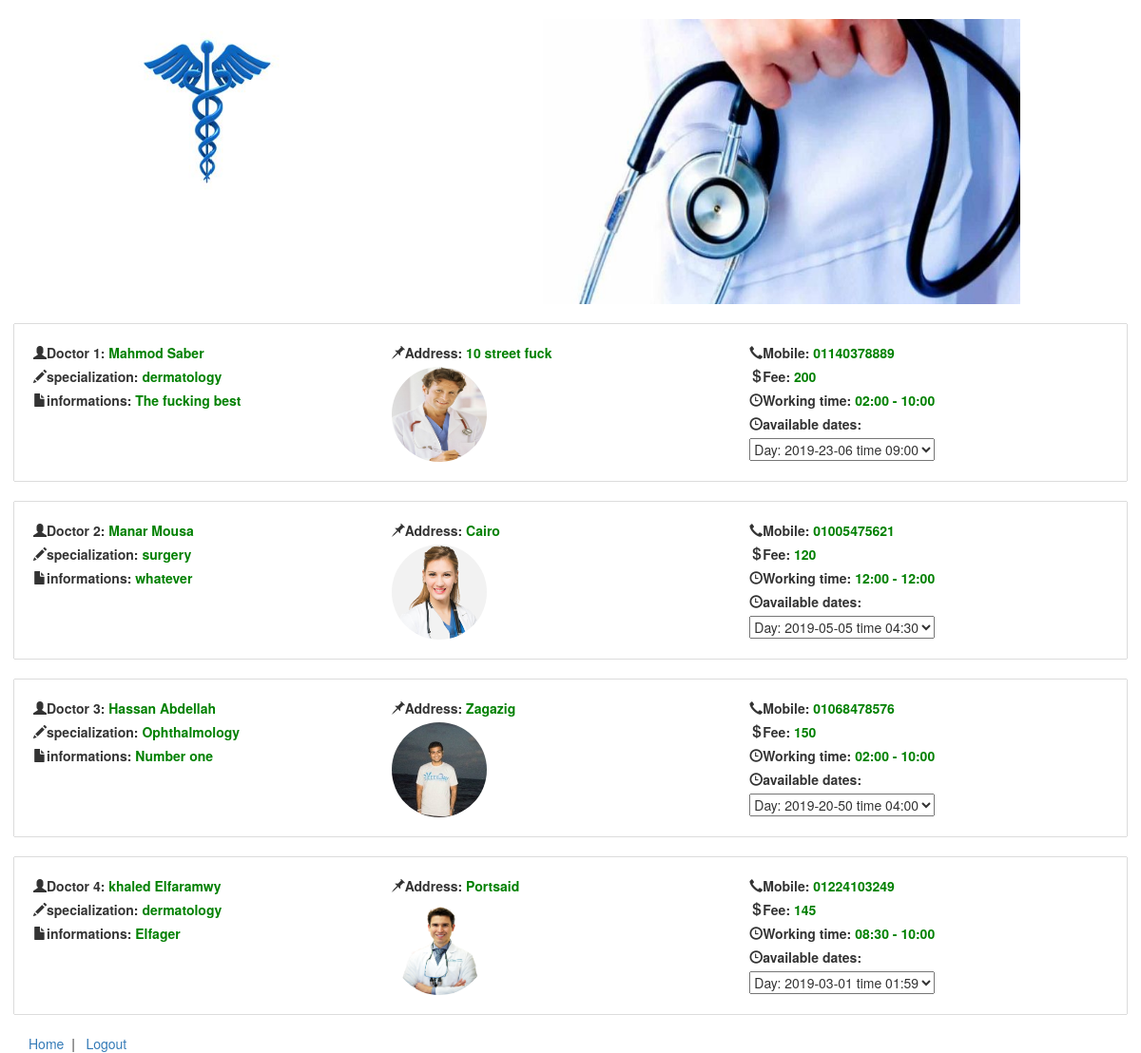
Page /viewdoctor.php (signed in) on the committed database.
### tables this page shows
CREATE TABLE `doctors` (
  `id` int(11) NOT NULL,
  `name` text NOT NULL,
  `specialization` text NOT NULL,
  `info` text NOT NULL,
  `file_name` varchar(2000) NOT NULL,
  `file_ext` varchar(100) NOT NULL,
  `working_time` text NOT NULL,
  `location_map` text NOT NULL,
  `location_text` text NOT NULL,
  `phones` text NOT NULL,
  `fees` text NOT NULL
);

### viewdoctor.php (the view, shortened to what this page needs)
<?php
    include 'header.php';
?>
<div class="container">
    <div class="row">
        <div class="col-sm-1"></div>
        <div class="col-sm-10">
            <img src="img/71.jpg" height="300px" width="100%">
        </div>
        <div class="col-sm-1"></div>
    </div>
</div><br>
<div class="container">
    <?php
    if (isset($_SESSION['loginEmail'])) {
    require 'config.php';
    $d = mysqli_query($con, "SELECT * FROM doctors");
    $num = mysqli_num_rows($d);
    while($num>0) {
        $result = mysqli_fetch_assoc($d);
        $id=$result['id'];
        $name = $result['name'];
        $specialization = $result['specialization'];
        $info = $result['info'];
        $file_name=$result['file_name'];
        $file_ext=$result['file_ext'];
        $working_time=$result['working_time'];
        $location_text=$result['location_text'];
        $phones=$result['phones'];
        $fees=$result['fees'];
        $img=$file_name.'.'.$file_ext;
        $sql_doc=mysqli_query($con,"SELECT * FROM available_dates WHERE doctor_id = $id");
        if(mysqli_num_rows($sql_doc)){
            $select= '<select name="select">';
            while($rs=mysqli_fetch_array($sql_doc)){
            $select.='<option value="'.$rs['id'].'">'."Day: ".$rs['date']." time ".$rs['time'].'</option>';
            }
        }
        $select.='</select>';
        echo"<div class='row'>
                <div class='col-sm-2'></div>
                <div class='col-sm-12 userbox'>
                    <div class='col-sm-4'>
                        <div class='row'>
                            <div class='input-group'><span class='glyphicon glyphicon-user'></span>
                                <label>Doctor $id: <b><font color='green'> $name </font></b></label>
                            </div>
                            <div class='input-group'><span class='glyphicon glyphicon-pencil'></span>
                                <label>specialization: <b><font color='green'> $specialization </font></b></label>
                            </div>
                            <div class='input-group'><span class='glyphicon glyphicon-file'></span>
                                <label>informations: <b><font color='green'> $info </font></b></label>
                            </div>
                        </div>
                    </div>
                    <div class='col-sm-4'>
                        <div class='row'>
                            <div class='input-group'><span class='glyphicon glyphicon-pushpin'></span>
                                <label>Address: <b><font color='green'>$location_text</font></b></label>
                            </div>
                        </div>
                        <div class='row'>
                            <img src='img/Doctors/$img' class='img img-circle'>
                        </div>
                    </div>
                    <div class='col-sm-4'>
                        <div class='row'>
                            <div class='input-group'><span class='glyphicon glyphicon-earphone'></span>
                                <label>Mobile: <b><font color='green'> $phones </font></b></label>
                            </div>
                            <div class='input-group'><span class='glyphicon glyphicon-usd'></span>
                                <label>Fee: <b><font color='green'>$fees</font></b></label>
                            </div>
                            <div class='input-group'><span class='glyphicon glyphicon-time'></span>
                                <label>Working time: <b><font color='green'>$working_time</font></b></label>
                            </div>
                            <div class='input-group'><span class='glyphicon glyphicon-time'></span>
                                <label>available dates: </label><br>".$select."</div>
                            </div>
                    </div>
                </div>
                <div class='col-sm-2'></div>
            </div>";
        $num--;
        $select="";
    }
    } else {
    header('location:error.php');
    }
    ?>
</div>
<div class="container">
    <div class="row">
        <div class="col-sm-12">
            <span class="text-center">
                <a href="welcome.php">Home</a>&nbsp;&nbsp;|&nbsp;&nbsp;
                <a href="logout.php">Logout</a>
            </span>
        </div>
    </div>
</div>

### header.php (shortened to what this page needs)
<link rel="stylesheet" href="css/bootstrap.min.css" type="text/css">

### viewdoctor.php (style rules this page uses)
.userbox { background: #fff none repeat scroll 0 0; box-shadow: 0 0 1px; padding: 20px; margin-bottom: 20px; }
.img { height: 100px; width: 100px; }

### rows in the picture
doctors: id "1", name "Mahmod Saber", specialization "dermatology", info "The fucking best", location_text "10 street fuck", shows a picture, phones "01140378889", fees "200", working_time "02:00 - 10:00"
doctors: id "2", name "Manar Mousa", specialization "surgery", info "whatever", location_text "Cairo", shows a picture, phones "01005475621", fees "120", working_time "12:00 - 12:00"
doctors: id "3", name "Hassan Abdellah", specialization "Ophthalmology", info "Number one", location_text "Zagazig", shows a picture, phones "01068478576", fees "150", working_time "02:00 - 10:00"
doctors: id "4", name "khaled Elfaramwy", specialization "dermatology", info "Elfager", location_text "Portsaid", shows a picture, phones "01224103249", fees "145", working_time "08:30 - 10:00"
